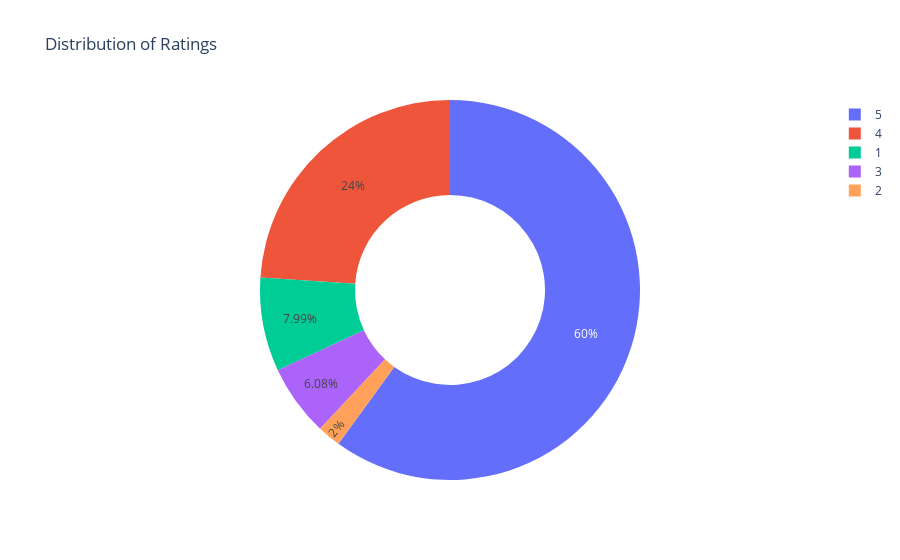

Write notebook code for a chart like this one.
### Code cell
import plotly.express as px
figure = px.pie(data, 
             values=quantity, 
             names=numbers,hole = 0.5,title="Distribution of Ratings")
figure.show()

### Figure 1 — Plotly figure (JSON) as saved in the notebook; plotly's stock layout.template omitted (floating-point values rounded to 4 significant figures)
{"data": [{"domain": {"x": [0, 1], "y": [0, 1]}, "hole": 0.5, "hovertemplate": "label=%{label}<br>value=%{value}<extra></extra>", "labels": [5, 4, 1, 3, 2], "legendgroup": "", "name": "", "showlegend": true, "type": "pie", "values": [1382, 552, 184, 140, 46]}], "layout": {"autosize": true, "legend": {"tracegroupgap": 0}, "title": {"text": "Distribution of Ratings"}}}
